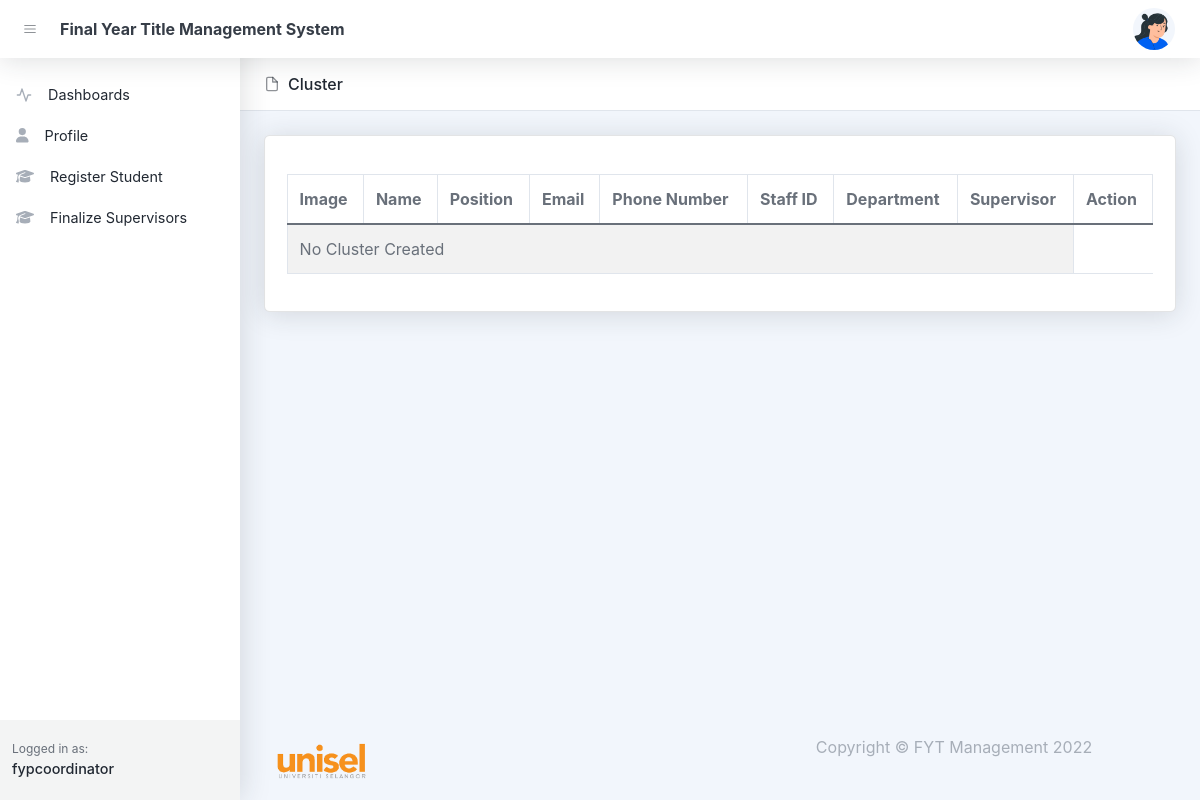
Before: /cluster-listing.php (signed in) with the older database file.
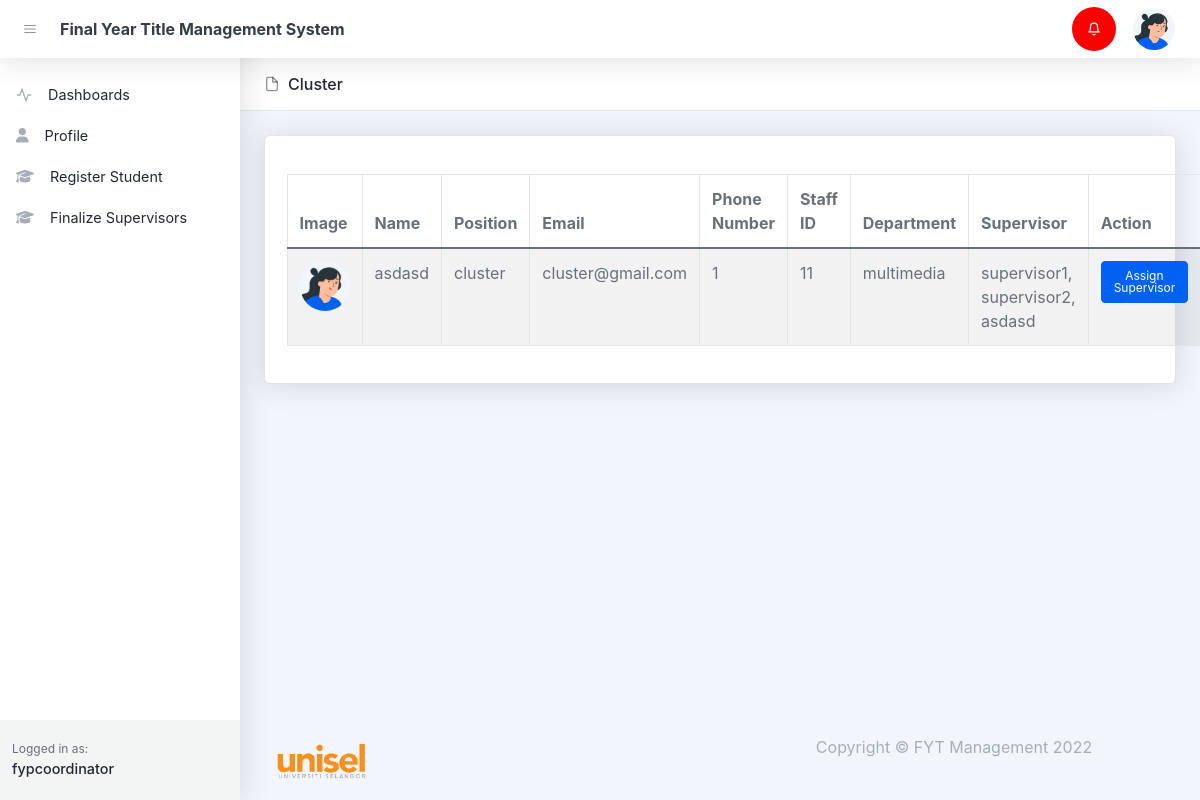
After: the same page with the newer database file.
### tables this page shows
CREATE TABLE `notifications` (
  `id` bigint(20) UNSIGNED NOT NULL,
  `user_id` text DEFAULT NULL,
  `notification` text DEFAULT NULL,
  `status` varchar(255) DEFAULT NULL,
  `created_at` timestamp NULL DEFAULT NULL,
  `updated_at` timestamp NULL DEFAULT NULL
);

CREATE TABLE `staffs` (
  `id` bigint(20) UNSIGNED NOT NULL,
  `user_id` bigint(20) NOT NULL,
  `roles` varchar(255) DEFAULT NULL,
  `staff_id` varchar(255) DEFAULT NULL,
  `department` varchar(255) DEFAULT NULL,
  `fypcoordinator_status` varchar(255) DEFAULT NULL,
  `cluster_status` varchar(255) DEFAULT NULL,
  `status` varchar(255) DEFAULT NULL,
  `created_at` timestamp NULL DEFAULT NULL,
  `updated_at` timestamp NULL DEFAULT NULL,
  `cluster_id` varchar(255) DEFAULT NULL
);

CREATE TABLE `users` (
  `id` bigint(20) UNSIGNED NOT NULL,
  `name` varchar(255) NOT NULL,
  `email` varchar(255) DEFAULT NULL,
  `handphone` varchar(255) DEFAULT NULL,
  `roles` varchar(255) DEFAULT NULL,
  `password` varchar(255) DEFAULT NULL,
  `image` text DEFAULT NULL,
  `created_at` timestamp NULL DEFAULT NULL,
  `updated_at` timestamp NULL DEFAULT NULL
);

### controllers/notifications.php (called while the page is built, shortened)
<?php
    $conn = setDbConnection();
    function getNotifications(){
        global $conn;
        $sql = "select notifications.*, users.name from notifications
        left join users on users.id = notifications.user_id
        where notifications.user_id = '".$_SESSION['id']."'
        order by id desc";
        $result = $conn->query($sql);
        if ($result->num_rows > 0) {
            while ($row = $result->fetch_assoc()) {
                $proposals[] = $row;
            }
            return  $proposals;
        }
    }
?>

### cluster-listing.php (the view, shortened to what the changed rows need)
<!DOCTYPE html>
<html lang="en">
    <head>
       <?php include('layout_admin/header.php')?>
    </head>
    <body class="nav-fixed">
        <?php include('layout_admin/navbar.php')?>
        <div id="layoutSidenav">
            <div id="layoutSidenav_content">
                <main>
                    <header class="page-header page-header-compact page-header-light border-bottom bg-white mb-4">
                        <div class="container-xl px-4">
                            <div class="page-header-content">
                                <div class="row align-items-center justify-content-between pt-3">
                                    <div class="col-auto mb-3">
                                        <h1 class="page-header-title">
                                            <div class="page-header-icon"><i data-feather="file"></i></div>
                                            Cluster
                                        </h1>
                                    </div>
                                </div>
                            </div>
                        </div>
                    </header>
                    <?php
                        $conn = setDbConnection();
                        $clusters = null;
                        $query = "select * from staffs left join users on users.id = staffs.user_id
                        where staffs.roles = 'cluster' and cluster_status = 'cluster' order by users.id desc";
                        $result = $conn->query($query);
                        if ($result->num_rows > 0) {
                            while ($row = $result->fetch_assoc()) {
                                $clusters[] = $row;
                            }
                        }
                    ?>
                    <div class="container-xl px-4">
                        <div class="card mb-4">
                            <div class="card-body">
                                <table class="table table-bordered table-striped table-hover table-responsive">
                                    <thead>
                                        <tr>
                                            <th>Image</th>
                                            <th>Name</th>
                                            <th>Position</th>
                                            <th>Email</th>
                                            <th>Phone Number</th>
                                            <th>Staff ID</th>
                                            <th>Department</th>
                                            <th>Supervisor</th>
                                            <th>Action</th>
                                        </tr>
                                    </thead>
                                    <tbody>
                                        <?php
                                            if( $clusters != NULL){
                                                foreach ($clusters as $key => $value) {
                                                    $supervisors = [];
                                                    if(isset($value['user_id'])){
                                                        $sql = "select staffs.*, users.name from staffs left join users on users.id = staffs.user_id where staffs.cluster_id='".$value['user_id']."'";
                                                        $result = $conn->query($sql);
                                                        if ($result->num_rows > 0) {
                                                            while ($row = $result->fetch_assoc()) {
                                                                $supervisors[] = $row['name'];
                                                            }
                                                        }
                                                    }
                                                    $image = null;
                                                    if(isset($value['image'])){
                                                        $image = '<img class="user-img" src="/fyp/assets/profile/'.$value['images'].'">';
                                                    }else{
                                                        $image = '<img class="user-img" src="/fyp/assets/img/illustrations/profiles/profile-1.png">';
                                                    }
                                                    echo '
                                                    <tr>
                                                        <td>'.$image.'</td>
                                                        <td>'.$value['name'].'</td>
                                                        <td>'.$value['cluster_status'].'</td>
                                                        <td>'.$value['email'].'</td>
                                                        <td>'.$value['handphone'].'</td>
                                                        <td>'.$value['staff_id'].'</td>
                                                        <td>'.$value['department'].'</td>
                                                        <td>'.(isset($supervisors) ? implode(',<br>', $supervisors) : '-').'</td>
                                                        <td class="">
                                                            <a class="btn btn-primary btn-sm me-2" href=/fyp/add_assign_supervisor.php?cluster_id='.$value['id'].'>Assign Supervisor</a>
                                                        </td>
                                                    </tr>';
                                                }
                                            }else{
                                                echo '<tr><td colspan=8>No Cluster Created</td></tr>';
                                            }
                                        ?>
                                    </tbody>
                                </table>
                            </div>
                        </div>
                    </div>
                </main>
            </div>
        </div>
    </body>
</html>

### layout_admin/navbar.php (shortened to what the changed rows need)
<nav class="topnav navbar navbar-expand shadow justify-content-between justify-content-sm-start navbar-light bg-white" id="sidenavAccordion">
    <ul class="navbar-nav align-items-center ms-auto">
        <?php
            include_once('controllers/notifications.php');
            $notifications = getNotifications();
            if(isset($notifications)){
                echo '
                    <li class="nav-item dropdown no-caret d-none d-sm-block me-3 dropdown-notifications">
                    <a class="btn btn-icon btn-transparent-dark dropdown-toggle" id="navbarDropdownAlerts" ';
                    $status = false;
                  foreach ($notifications as $key => $value) {
                    if($value['status'] == 'new'){$status = true;};
                  }
                  var_dump($status);
                  if($status){
                    echo 'style="background:red"';
                  }
                echo ' href="javascript:void(0);" role="button" data-bs-toggle="dropdown" aria-haspopup="true" aria-expanded="true">
                    <svg xmlns="http://www.w3.org/2000/svg" ';
                if($status){
                    echo 'style="color:white"';
                }
                echo'width="24" height="24" viewBox="0 0 24 24" fill="none" stroke="currentColor" stroke-width="2" stroke-linecap="round" stroke-linejoin="round" class="feather feather-bell"><path d="M18 8A6 6 0 0 0 6 8c0 7-3 9-3 9h18s-3-2-3-9"></path><path d="M13.73 21a2 2 0 0 1-3.46 0"></path></svg></a>
                    <div class="dropdown-menu dropdown-menu-end border-0 shadow animated--fade-in-up" aria-labelledby="navbarDropdownAlerts" data-bs-popper="none">
                        <h6 class="dropdown-header dropdown-notifications-header">
                            <svg xmlns="http://www.w3.org/2000/svg" width="24" height="24" viewBox="0 0 24 24" fill="none" stroke="currentColor" stroke-width="2" stroke-linecap="round" stroke-linejoin="round" class="feather feather-bell me-2"><path d="M18 8A6 6 0 0 0 6 8c0 7-3 9-3 9h18s-3-2-3-9"></path><path d="M13.73 21a2 2 0 0 1-3.46 0"></path></svg>
                            Notifications Center
                        </h6>';
                echo '
                </div>
                </li>';
            }
        ?>
    </ul>
</nav>

Changed rows visible on the page:
added staffs: users.name "asdasd", cluster_status "cluster", users.email "cluster@gmail.com", users.handphone "1", staff "11", department "multimedia", supervisors "supervisor1, supervisor2, asdasd"
Other visible differences:
text no longer shown: "No Cluster Created"
